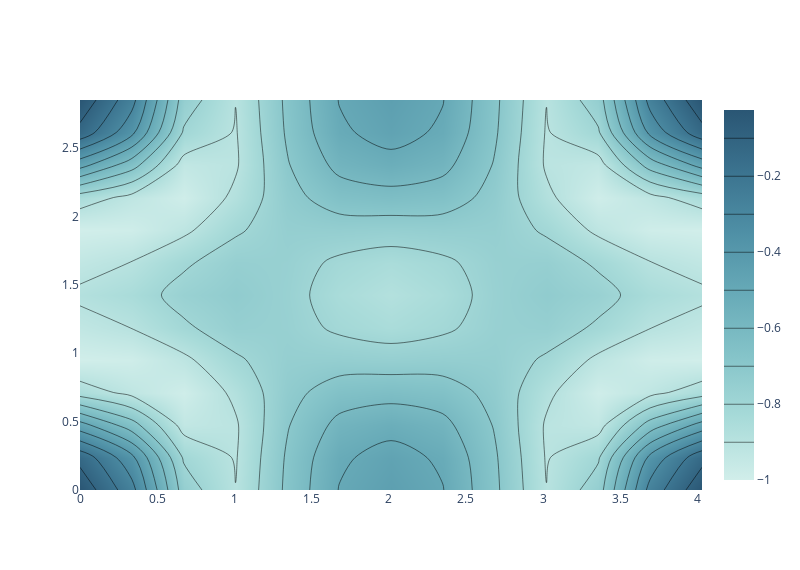

The cell this chart's notebook holds for it:
### Code cell
#layout_prim = dict(title = 'Charge accumulation in a box of size '+str(2*radius+1)+' in the plane yz', xaxis= dict(title= 'z axis',ticklen= 5,zeroline= False), yaxis= dict(title= 'y axis',ticklen= 5,zeroline= False),)
#, layout = layout_prim
layout = dict(
    value = "viridis",
)
fig = go.Figure(data = go.Contour(z = np.real(chi0rr_cut)/np.max(np.abs(np.real(chi0rr_cut))), x = np.linspace(0, 4.03, 13), y = np.linspace(0, 2.85, 13), colorscale='teal', line_smoothing=0.85, contours_coloring='heatmap'))

fig.update_layout(
    autosize=False,
    width=800,
    height=570,
    )

fig.show(dpi = 300)

### Figure 1 — Plotly figure (JSON) as saved in the notebook; plotly's stock layout.template omitted (floating-point values rounded to 4 significant figures; data arrays with more than 128 entries replaced by an {"elided": "..."} marker saying what was removed)
{"data": [{"colorscale": [[0, "rgb(209, 238, 234)"], [0.1667, "rgb(168, 219, 217)"], [0.3333, "rgb(133, 196, 201)"], [0.5, "rgb(104, 171, 184)"], [0.6667, "rgb(79, 144, 166)"], [0.8333, "rgb(59, 115, 143)"], [1, "rgb(42, 86, 116)"]], "contours": {"coloring": "heatmap"}, "line": {"smoothing": 0.85}, "type": "contour", "x": [0, 0.3358, 0.6717, 1.008, 1.343, 1.679, 2.015, 2.351, 2.687, 3.023, 3.358, 3.694, 4.03], "y": [0, 0.2375, 0.475, 0.7125, 0.95, 1.188, 1.425, 1.663, 1.9, 2.138, 2.375, 2.613, 2.85], "z": {"elided": "13x13 float values"}}], "layout": {"autosize": false, "height": 570, "width": 800}}
